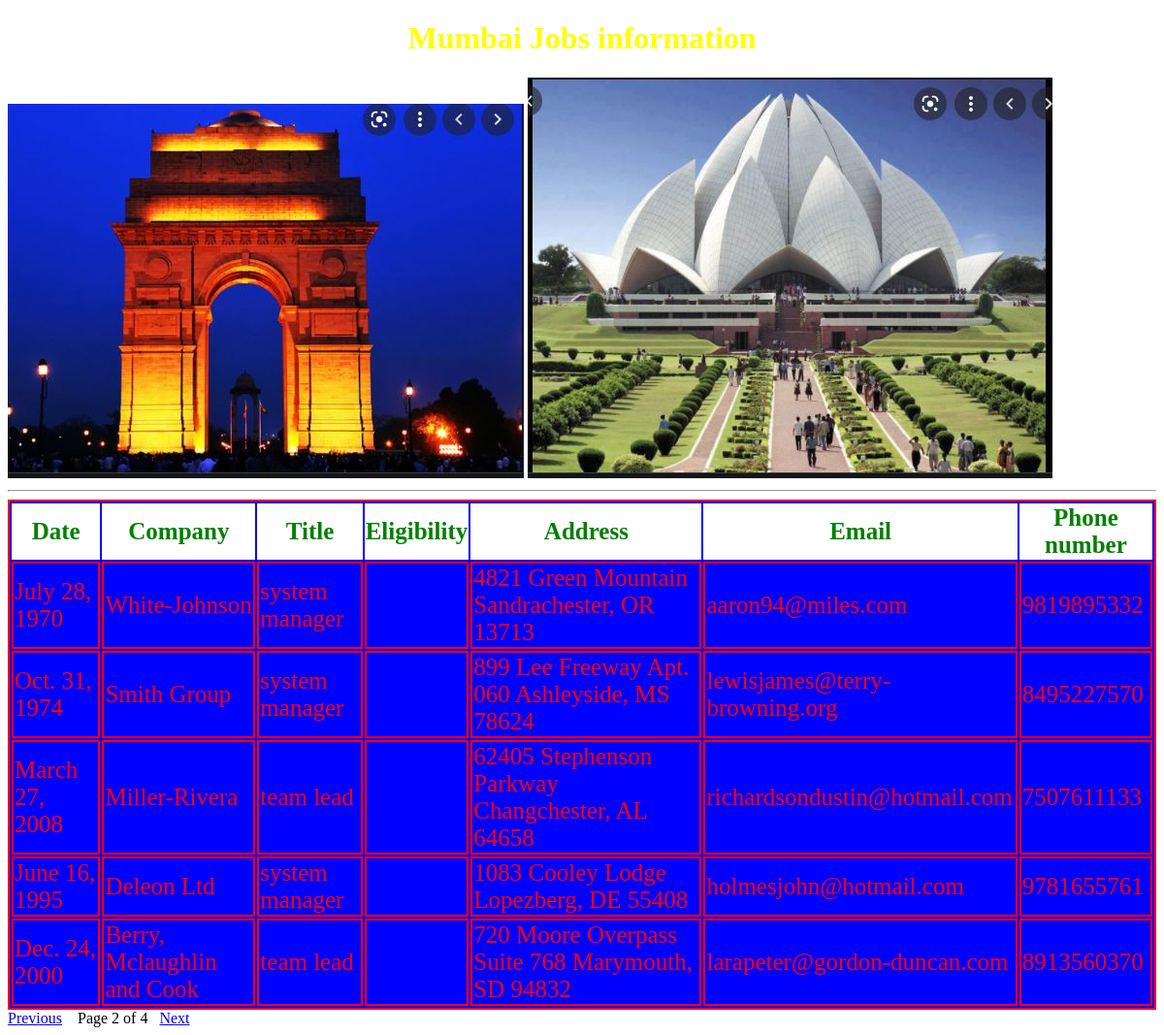
The app's page /mumbaijobs/?page=2 with its own data.
### testapp/models.py (models this page shows, shortened)
class mumjobs (models.Model):
	date=models.DateField();
	company=models.CharField(max_length=100);
	title= models.CharField(max_length=100);
	eligibility= models.CharField(max_length=100);
	address= models.CharField(max_length=100);
	email=models.EmailField();
	phonenumber=models.IntegerField()

### testapp/views.py (the view)
# urls.py: url(r'^mumbaijobs/',views.mumbaijobs )
def mumbaijobs (request):
    jobm_list=mumjobs.objects.all()
    paginator=Paginator (jobm_list,5)
    page_number=request.GET.get ('page')
    try:
        jobm_list=paginator.page(page_number)
    except PageNotAnInteger:
        jobm_list=paginator.page(1)
    except EmptyPage:
        jobm_list=paginator.page(paginator.num_pages)
    my_dict={'jobm_list': jobm_list}
    return render(request,'testapp/mumbaijobs.html',context=my_dict)

### templates/testapp/mumbaijobs.html (shortened to what this page needs)
<!DOCTYPE html>
{% load static %}
<html lang="en" dir="ltr">
<head>
    <link rel="stylesheet" href="{% static '/css/demo.css'%}">
</head>
<body>
    <h1>Mumbai Jobs information</h1>
    <img src ="{%static "images/indiaGate.jpg" %}" alt="">
    <img src ="{%static "images/lotusTemple.jpg" %}" alt="">
    <hr>
    {% if jobm_list %}
    <table id='tab'>
        <thead>
            <th>Date</th>
            <th>Company</th>
            <th>Title</th>
            <th>Eligibility</th>
            <th>Address</th>
            <th>Email</th>
            <th>Phone number</th>
        </thead>
        {%for job in jobm_list %}
    <tr>
        <td>{{job.date}}</td>
        <td>{{job.company}}</td>
        <td>{{job.title}}</td>
        <td>{{job.elegibility}}</td>
        <td>{{job.address}}</td>
        <td>{{job.email}}</td>
        <td>{{job.phonenumber}}</td>
    </tr>
    {% endfor %}
    </table>
    {% else %}
    <p> no jobs found in Mumbai</p>
    {% endif %}
    {%include 'testapp/pagination.html' with page=jobm_list%}
</body>
</html>

### static/css/demo.css (style rules this page uses)
body { background: url(https://images.unsplash.com/photo-1586348943529-beaae6c28db9?ixid=MnwxMjA3fDB8MHxwaG90by1wYWdlfHx8fGVufDB8fHx8&ixlib=rb-1.2.1&auto=format&fit=crop&w=358&q=80); background-repeat: no-repeat; background-size: cover; }
h1 { color:yellow; text-align: center; }
td,table { margin: auto; border: 2px solid red; color:red; background: blue; font-size: 25px; }
thead { background: white; color: green; }

### records on screen
mumjobs: date "July 28, 1970", company "White-Johnson", title "system manager", address "4821 Green Mountain Sandrachester, OR 13713", email "aaron94@miles.com", phonenumber "9819895332"
mumjobs: date "Oct. 31, 1974", company "Smith Group", title "system manager", address "899 Lee Freeway Apt. 060 Ashleyside, MS 78624", email "lewisjames@terry-browning.org", phonenumber "8495227570"
mumjobs: date "March 27, 2008", company "Miller-Rivera", title "team lead", address "62405 Stephenson Parkway Changchester, AL 64658", email "richardsondustin@hotmail.com", phonenumber "7507611133"
mumjobs: date "June 16, 1995", company "Deleon Ltd", title "system manager", address "1083 Cooley Lodge Lopezberg, DE 55408", email "holmesjohn@hotmail.com", phonenumber "9781655761"
mumjobs: date "Dec. 24, 2000", company "Berry, Mclaughlin and Cook", title "team lead", address "720 Moore Overpass Suite 768 Marymouth, SD 94832", email "larapeter@gordon-duncan.com", phonenumber "8913560370"

### other values on screen
{{ page.number }} "2"
{{ page.paginator.num_pages }} "4"
